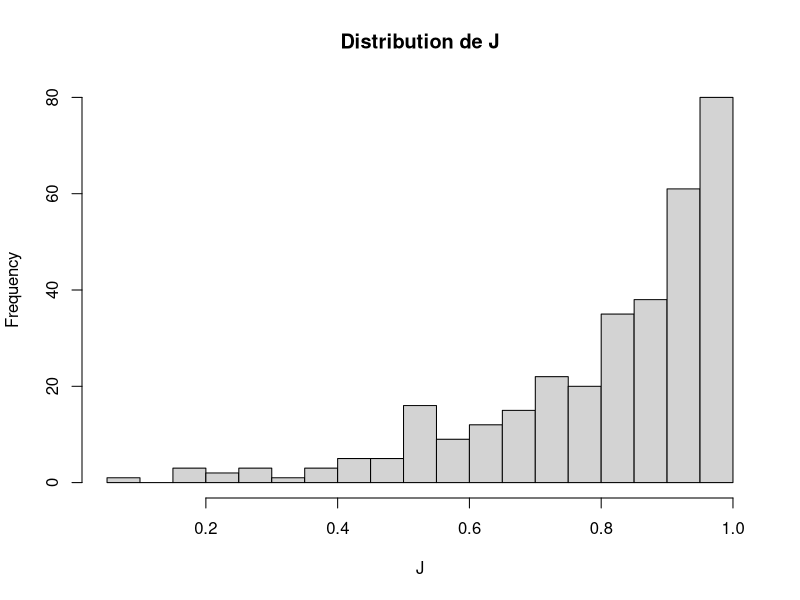
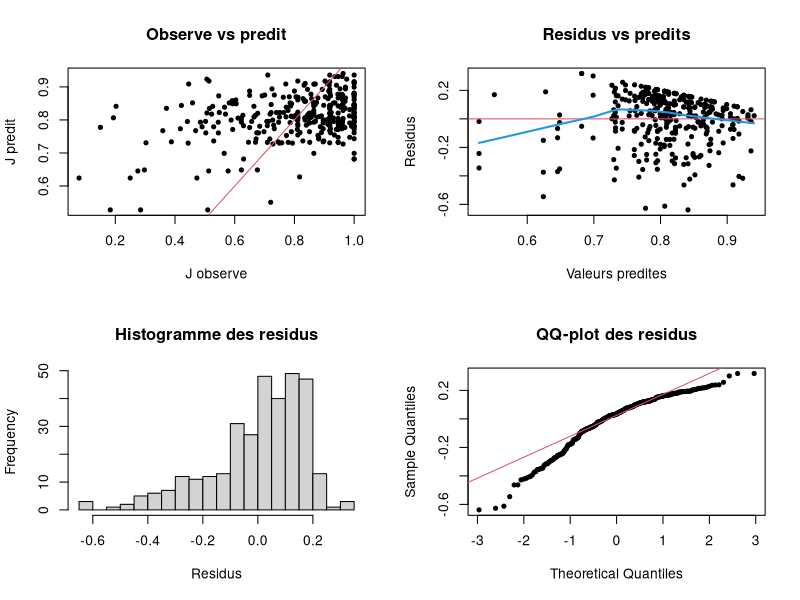
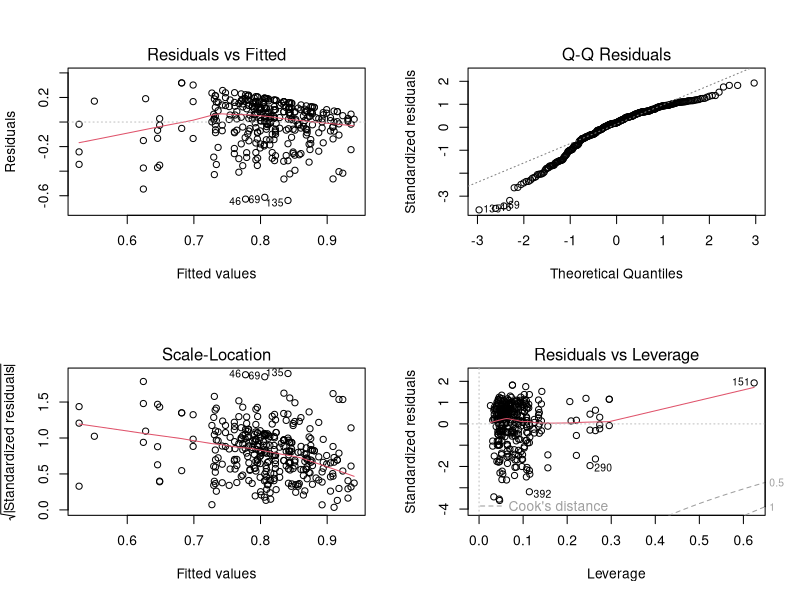
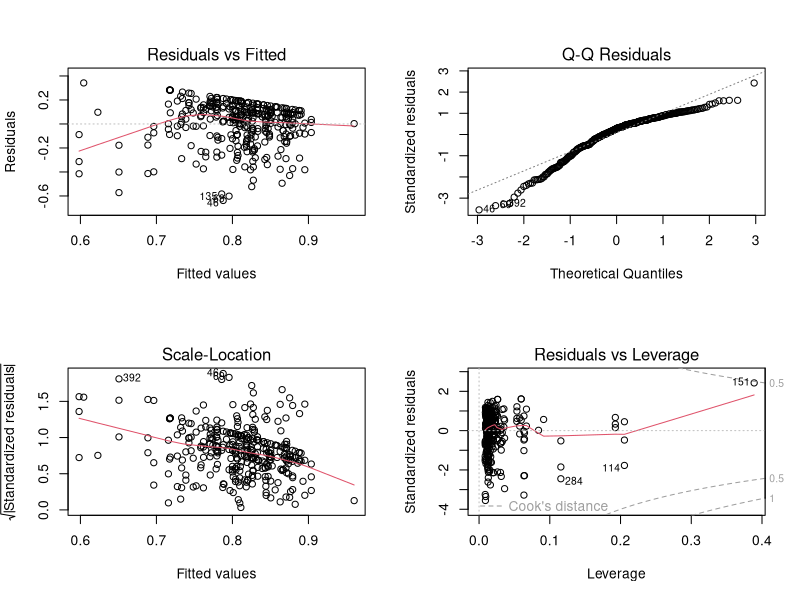

Recreate these plots in R, in order.
# =====================================================================
# Prediction de J (equitabilite de Pielou) par regression lineaire
#
# Ordre suivi (cours 8 et 9, TP2) :
#   1. Donnees et variables (H1 deja faite dans hypothese_H1.R)
#   2. Modele complet : tests de Student, test de Fisher, R2
#   3. Validation (H2, H3) : residus, QQ-plot, points influents
#   4. Choix de modele : stepwise AIC et BIC, comparaison
#   5. Modele final : interpretation
# =====================================================================

# Dans RStudio : Session > Set Working Directory > To Source File Location


# ---------------------------------------------------------------------
# 1. Donnees
# ---------------------------------------------------------------------
data <- read.csv2("data_finale2.csv")

# Les 20 variables du sol gardees apres H1 (voir hypothese_H1.R)
variables_sol <- c("Argile","Limon","Conduct","pH.eau","Carbonates","Azote","C.N",
                   "P2O5","K2O","MgO","CaO","Na2O","Al","Cd","Cu","Fe","Mn","Ni","Pb","Zn")

# + le type d'endroit et la ville (variables qualitatives)
variables <- c(variables_sol, "land_use", "city")

# On garde les pots ou J existe (au moins 2 especes) et ou le sol est mesure
donnees <- na.omit(data[, c("J", variables)])
donnees$land_use <- factor(donnees$land_use)
donnees$city     <- factor(donnees$city)
cat("Nombre de pots utilises :", nrow(donnees), "\n")

# Distribution de J
hist(donnees$J, breaks = 30, main = "Distribution de J", xlab = "J")


# ---------------------------------------------------------------------
# 2. Modele complet
# ---------------------------------------------------------------------
modele_complet <- lm(J ~ ., data = donnees)
summary(modele_complet)
# A lire :
#  - Pr(>|t|)      : test de Student, la variable compte-t-elle ? (< 0.05)
#  - F-statistic   : test de Fisher, le modele sert-il a quelque chose ?
#  - R2 / R2 ajuste : part de J expliquee


# ---------------------------------------------------------------------
# 3. Validation du modele (H2 et H3)
# ---------------------------------------------------------------------
residus <- residuals(modele_complet)
predits <- fitted(modele_complet)

par(mfrow = c(2, 2))

# J observe vs J predit : les points doivent suivre la droite
plot(donnees$J, predits, pch = 20, xlab = "J observe", ylab = "J predit",
     main = "Observe vs predit")
abline(0, 1, col = 2)

# H2 : residus vs valeurs predites (aucune forme attendue)
plot(predits, residus, pch = 20, xlab = "Valeurs predites", ylab = "Residus",
     main = "Residus vs predits")
abline(h = 0, col = 2)
lines(lowess(predits, residus), col = 4, lwd = 2)

# H3 : normalite des residus
hist(residus, breaks = 30, main = "Histogramme des residus", xlab = "Residus")
qqnorm(residus, pch = 20, main = "QQ-plot des residus")
qqline(residus, col = 2)

par(mfrow = c(1, 1))

# Graphiques de diagnostic de R (dont distance de Cook)
par(mfrow = c(2, 2))
plot(modele_complet)
par(mfrow = c(1, 1))

# Points atypiques et influents
n <- nrow(donnees)
p <- length(coef(modele_complet)) - 1

rstud  <- rstudent(modele_complet)        # residus studentises
levier <- hatvalues(modele_complet)       # leviers h_ii
cook   <- cooks.distance(modele_complet)  # distance de Cook

cat("Residus studentises > seuil :", sum(abs(rstud) > qt(0.975, n - p - 2)), "\n")
cat("Leviers > 2(p+1)/n          :", sum(levier > 2 * (p + 1) / n), "\n")
cat("Distance de Cook > 1        :", sum(cook > 1), "\n")


# ---------------------------------------------------------------------
# 4. Choix de modele (selection de variables)
# ---------------------------------------------------------------------
modele_nul <- lm(J ~ 1, data = donnees)

# Stepwise "both" avec AIC (k = 2)
modele_aic <- step(modele_nul, scope = formula(modele_complet),
                   direction = "both", k = 2, trace = FALSE)

# Stepwise "both" avec BIC (k = log(n)), plus severe
modele_bic <- step(modele_nul, scope = formula(modele_complet),
                   direction = "both", k = log(n), trace = FALSE)

# PRESS : erreur de prediction quand chaque pot est retire tour a tour
press <- function(fit) sum((residuals(fit) / (1 - hatvalues(fit)))^2)

# Tableau de comparaison
resume_modele <- function(fit, nom) {
  s <- summary(fit)
  data.frame(modele = nom,
             nb_variables = length(coef(fit)) - 1,
             R2 = round(s$r.squared, 3),
             R2_ajuste = round(s$adj.r.squared, 3),
             AIC = round(AIC(fit), 1),
             BIC = round(BIC(fit), 1),
             PRESS = round(press(fit), 2))
}

comparaison <- rbind(resume_modele(modele_complet, "Complet"),
                     resume_modele(modele_aic,     "Stepwise AIC"),
                     resume_modele(modele_bic,     "Stepwise BIC"))
comparaison


# ---------------------------------------------------------------------
# 5. Modele final
# ---------------------------------------------------------------------
modele_final <- modele_aic      # a changer selon la comparaison
summary(modele_final)
confint(modele_final)           # intervalles de confiance a 95 %

# Re-verifier les residus du modele final
par(mfrow = c(2, 2))
plot(modele_final)
par(mfrow = c(1, 1))
